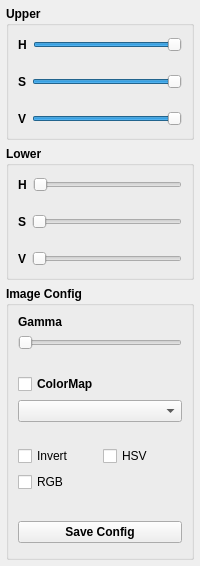
<?xml version="1.0" encoding="UTF-8"?>
<ui version="4.0">
 <class>Frame</class>
 <widget class="QFrame" name="Frame">
  <property name="geometry">
   <rect>
    <x>0</x>
    <y>0</y>
    <width>200</width>
    <height>566</height>
   </rect>
  </property>
  <property name="windowTitle">
   <string>Image Transform</string>
  </property>
  <layout class="QHBoxLayout" name="horizontalLayout">
   <property name="spacing">
    <number>0</number>
   </property>
   <property name="leftMargin">
    <number>0</number>
   </property>
   <property name="topMargin">
    <number>0</number>
   </property>
   <property name="rightMargin">
    <number>0</number>
   </property>
   <property name="bottomMargin">
    <number>0</number>
   </property>
   <item>
    <widget class="QFrame" name="ActionsContainer">
     <property name="maximumSize">
      <size>
       <width>16777215</width>
       <height>16777215</height>
      </size>
     </property>
     <property name="styleSheet">
      <string notr="true"/>
     </property>
     <property name="frameShape">
      <enum>QFrame::NoFrame</enum>
     </property>
     <property name="frameShadow">
      <enum>QFrame::Raised</enum>
     </property>
     <layout class="QVBoxLayout" name="verticalLayout_2">
      <property name="leftMargin">
       <number>6</number>
      </property>
      <property name="topMargin">
       <number>6</number>
      </property>
      <property name="rightMargin">
       <number>6</number>
      </property>
      <property name="bottomMargin">
       <number>6</number>
      </property>
      <item>
       <widget class="QFrame" name="HSVControllers">
        <property name="frameShape">
         <enum>QFrame::NoFrame</enum>
        </property>
        <property name="frameShadow">
         <enum>QFrame::Raised</enum>
        </property>
        <layout class="QVBoxLayout" name="verticalLayout_3">
         <property name="leftMargin">
          <number>0</number>
         </property>
         <property name="topMargin">
          <number>0</number>
         </property>
         <property name="rightMargin">
          <number>0</number>
         </property>
         <property name="bottomMargin">
          <number>0</number>
         </property>
         <item>
          <widget class="QGroupBox" name="HigherController">
           <property name="font">
            <font>
             <weight>75</weight>
             <bold>true</bold>
            </font>
           </property>
           <property name="title">
            <string>Upper</string>
           </property>
           <layout class="QVBoxLayout" name="verticalLayout_4">
            <property name="spacing">
             <number>0</number>
            </property>
            <property name="leftMargin">
             <number>0</number>
            </property>
            <property name="topMargin">
             <number>0</number>
            </property>
            <property name="rightMargin">
             <number>0</number>
            </property>
            <property name="bottomMargin">
             <number>0</number>
            </property>
            <item>
             <widget class="QFrame" name="frame_5">
              <property name="frameShape">
               <enum>QFrame::NoFrame</enum>
              </property>
              <property name="frameShadow">
               <enum>QFrame::Raised</enum>
              </property>
              <layout class="QVBoxLayout" name="verticalLayout_5">
               <property name="spacing">
                <number>0</number>
               </property>
               <property name="leftMargin">
                <number>0</number>
               </property>
               <property name="topMargin">
                <number>0</number>
               </property>
               <property name="rightMargin">
                <number>0</number>
               </property>
               <property name="bottomMargin">
                <number>0</number>
               </property>
               <item>
                <widget class="QFrame" name="frame_6">
                 <property name="frameShape">
                  <enum>QFrame::NoFrame</enum>
                 </property>
                 <property name="frameShadow">
                  <enum>QFrame::Raised</enum>
                 </property>
                 <layout class="QHBoxLayout" name="horizontalLayout_2">
                  <item>
                   <widget class="QLabel" name="label">
                    <property name="text">
                     <string>H</string>
                    </property>
                   </widget>
                  </item>
                  <item>
                   <widget class="QSlider" name="uhSlider">
                    <property name="maximum">
                     <number>255</number>
                    </property>
                    <property name="value">
                     <number>255</number>
                    </property>
                    <property name="tracking">
                     <bool>true</bool>
                    </property>
                    <property name="orientation">
                     <enum>Qt::Horizontal</enum>
                    </property>
                    <property name="invertedAppearance">
                     <bool>false</bool>
                    </property>
                   </widget>
                  </item>
                 </layout>
                </widget>
               </item>
               <item>
                <widget class="QFrame" name="frame_8">
                 <property name="frameShape">
                  <enum>QFrame::NoFrame</enum>
                 </property>
                 <property name="frameShadow">
                  <enum>QFrame::Raised</enum>
                 </property>
                 <layout class="QHBoxLayout" name="horizontalLayout_4">
                  <item>
                   <widget class="QLabel" name="label_3">
                    <property name="text">
                     <string>S</string>
                    </property>
                   </widget>
                  </item>
                  <item>
                   <widget class="QSlider" name="usSlider">
                    <property name="maximum">
                     <number>255</number>
                    </property>
                    <property name="value">
                     <number>255</number>
                    </property>
                    <property name="orientation">
                     <enum>Qt::Horizontal</enum>
                    </property>
                   </widget>
                  </item>
                 </layout>
                </widget>
               </item>
               <item>
                <widget class="QFrame" name="frame_7">
                 <property name="frameShape">
                  <enum>QFrame::NoFrame</enum>
                 </property>
                 <property name="frameShadow">
                  <enum>QFrame::Raised</enum>
                 </property>
                 <layout class="QHBoxLayout" name="horizontalLayout_3">
                  <item>
                   <widget class="QLabel" name="label_2">
                    <property name="text">
                     <string>V</string>
                    </property>
                   </widget>
                  </item>
                  <item>
                   <widget class="QSlider" name="uvSlider">
                    <property name="maximum">
                     <number>255</number>
                    </property>
                    <property name="value">
                     <number>255</number>
                    </property>
                    <property name="orientation">
                     <enum>Qt::Horizontal</enum>
                    </property>
                   </widget>
                  </item>
                 </layout>
                </widget>
               </item>
              </layout>
             </widget>
            </item>
           </layout>
          </widget>
         </item>
         <item>
          <widget class="QGroupBox" name="LowerController">
           <property name="font">
            <font>
             <weight>75</weight>
             <bold>true</bold>
            </font>
           </property>
           <property name="title">
            <string>Lower</string>
           </property>
           <layout class="QVBoxLayout" name="verticalLayout_7">
            <property name="spacing">
             <number>0</number>
            </property>
            <property name="leftMargin">
             <number>0</number>
            </property>
            <property name="topMargin">
             <number>0</number>
            </property>
            <property name="rightMargin">
             <number>0</number>
            </property>
            <property name="bottomMargin">
             <number>0</number>
            </property>
            <item>
             <widget class="QFrame" name="frame_9">
              <property name="frameShape">
               <enum>QFrame::NoFrame</enum>
              </property>
              <property name="frameShadow">
               <enum>QFrame::Raised</enum>
              </property>
              <layout class="QVBoxLayout" name="verticalLayout_6">
               <property name="spacing">
                <number>0</number>
               </property>
               <property name="leftMargin">
                <number>0</number>
               </property>
               <property name="topMargin">
                <number>0</number>
               </property>
               <property name="rightMargin">
                <number>0</number>
               </property>
               <property name="bottomMargin">
                <number>0</number>
               </property>
               <item>
                <widget class="QFrame" name="frame_10">
                 <property name="frameShape">
                  <enum>QFrame::NoFrame</enum>
                 </property>
                 <property name="frameShadow">
                  <enum>QFrame::Raised</enum>
                 </property>
                 <layout class="QHBoxLayout" name="horizontalLayout_5">
                  <item>
                   <widget class="QLabel" name="label_4">
                    <property name="text">
                     <string>H</string>
                    </property>
                   </widget>
                  </item>
                  <item>
                   <widget class="QSlider" name="lhSlider">
                    <property name="maximum">
                     <number>255</number>
                    </property>
                    <property name="orientation">
                     <enum>Qt::Horizontal</enum>
                    </property>
                   </widget>
                  </item>
                 </layout>
                </widget>
               </item>
               <item>
                <widget class="QFrame" name="frame_11">
                 <property name="frameShape">
                  <enum>QFrame::NoFrame</enum>
                 </property>
                 <property name="frameShadow">
                  <enum>QFrame::Raised</enum>
                 </property>
                 <layout class="QHBoxLayout" name="horizontalLayout_6">
                  <item>
                   <widget class="QLabel" name="label_5">
                    <property name="text">
                     <string>S</string>
                    </property>
                   </widget>
                  </item>
                  <item>
                   <widget class="QSlider" name="lsSlider">
                    <property name="maximum">
                     <number>255</number>
                    </property>
                    <property name="orientation">
                     <enum>Qt::Horizontal</enum>
                    </property>
                   </widget>
                  </item>
                 </layout>
                </widget>
               </item>
               <item>
                <widget class="QFrame" name="frame_12">
                 <property name="frameShape">
                  <enum>QFrame::NoFrame</enum>
                 </property>
                 <property name="frameShadow">
                  <enum>QFrame::Raised</enum>
                 </property>
                 <layout class="QHBoxLayout" name="horizontalLayout_7">
                  <item>
                   <widget class="QLabel" name="label_6">
                    <property name="text">
                     <string>V</string>
                    </property>
                   </widget>
                  </item>
                  <item>
                   <widget class="QSlider" name="lvSlider">
                    <property name="maximum">
                     <number>255</number>
                    </property>
                    <property name="orientation">
                     <enum>Qt::Horizontal</enum>
                    </property>
                   </widget>
                  </item>
                 </layout>
                </widget>
               </item>
              </layout>
             </widget>
            </item>
           </layout>
          </widget>
         </item>
        </layout>
       </widget>
      </item>
      <item>
       <widget class="QFrame" name="ImageConfigContainer">
        <property name="frameShape">
         <enum>QFrame::NoFrame</enum>
        </property>
        <property name="frameShadow">
         <enum>QFrame::Raised</enum>
        </property>
        <layout class="QVBoxLayout" name="verticalLayout_10">
         <property name="spacing">
          <number>0</number>
         </property>
         <property name="leftMargin">
          <number>0</number>
         </property>
         <property name="topMargin">
          <number>0</number>
         </property>
         <property name="rightMargin">
          <number>0</number>
         </property>
         <property name="bottomMargin">
          <number>0</number>
         </property>
         <item>
          <widget class="QGroupBox" name="ImageConfig">
           <property name="font">
            <font>
             <weight>75</weight>
             <bold>true</bold>
            </font>
           </property>
           <property name="title">
            <string>Image Config</string>
           </property>
           <layout class="QVBoxLayout" name="verticalLayout_12">
            <property name="leftMargin">
             <number>0</number>
            </property>
            <property name="topMargin">
             <number>0</number>
            </property>
            <property name="rightMargin">
             <number>0</number>
            </property>
            <property name="bottomMargin">
             <number>0</number>
            </property>
            <item>
             <widget class="QFrame" name="GammaContainer">
              <property name="frameShape">
               <enum>QFrame::NoFrame</enum>
              </property>
              <property name="frameShadow">
               <enum>QFrame::Raised</enum>
              </property>
              <layout class="QVBoxLayout" name="verticalLayout">
               <item>
                <widget class="QLabel" name="label_7">
                 <property name="font">
                  <font>
                   <weight>75</weight>
                   <bold>true</bold>
                  </font>
                 </property>
                 <property name="text">
                  <string>Gamma</string>
                 </property>
                </widget>
               </item>
               <item>
                <widget class="QSlider" name="gammaSlider">
                 <property name="minimum">
                  <number>1</number>
                 </property>
                 <property name="singleStep">
                  <number>0</number>
                 </property>
                 <property name="orientation">
                  <enum>Qt::Horizontal</enum>
                 </property>
                </widget>
               </item>
              </layout>
             </widget>
            </item>
            <item>
             <widget class="QFrame" name="ColorMapContainer">
              <property name="frameShape">
               <enum>QFrame::NoFrame</enum>
              </property>
              <property name="frameShadow">
               <enum>QFrame::Raised</enum>
              </property>
              <layout class="QVBoxLayout" name="verticalLayout_8">
               <item>
                <widget class="QCheckBox" name="colorMapCheckBox">
                 <property name="font">
                  <font>
                   <weight>75</weight>
                   <bold>true</bold>
                  </font>
                 </property>
                 <property name="text">
                  <string>ColorMap</string>
                 </property>
                </widget>
               </item>
               <item>
                <widget class="QComboBox" name="colorMapSelelect">
                 <property name="editable">
                  <bool>false</bool>
                 </property>
                 <property name="currentText">
                  <string/>
                 </property>
                 <property name="currentIndex">
                  <number>-1</number>
                 </property>
                </widget>
               </item>
              </layout>
             </widget>
            </item>
            <item>
             <widget class="QFrame" name="InvertImageContainer">
              <property name="frameShape">
               <enum>QFrame::NoFrame</enum>
              </property>
              <property name="frameShadow">
               <enum>QFrame::Raised</enum>
              </property>
              <layout class="QGridLayout" name="gridLayout">
               <item row="0" column="0">
                <widget class="QCheckBox" name="invertImageCheckBox">
                 <property name="font">
                  <font>
                   <weight>50</weight>
                   <bold>false</bold>
                  </font>
                 </property>
                 <property name="text">
                  <string>Invert</string>
                 </property>
                </widget>
               </item>
               <item row="0" column="1">
                <widget class="QCheckBox" name="hsvImageCheckBox">
                 <property name="font">
                  <font>
                   <weight>50</weight>
                   <bold>false</bold>
                  </font>
                 </property>
                 <property name="text">
                  <string>HSV</string>
                 </property>
                </widget>
               </item>
               <item row="1" column="0">
                <widget class="QCheckBox" name="rgbImageCheckBox">
                 <property name="font">
                  <font>
                   <weight>50</weight>
                   <bold>false</bold>
                  </font>
                 </property>
                 <property name="text">
                  <string>RGB</string>
                 </property>
                </widget>
               </item>
              </layout>
             </widget>
            </item>
            <item>
             <widget class="QFrame" name="ActionContainer">
              <property name="frameShape">
               <enum>QFrame::NoFrame</enum>
              </property>
              <property name="frameShadow">
               <enum>QFrame::Raised</enum>
              </property>
              <layout class="QVBoxLayout" name="verticalLayout_11">
               <item>
                <widget class="QPushButton" name="saveButton">
                 <property name="text">
                  <string>Save Config</string>
                 </property>
                </widget>
               </item>
              </layout>
             </widget>
            </item>
           </layout>
          </widget>
         </item>
        </layout>
       </widget>
      </item>
     </layout>
    </widget>
   </item>
  </layout>
 </widget>
 <resources/>
 <connections/>
</ui>
